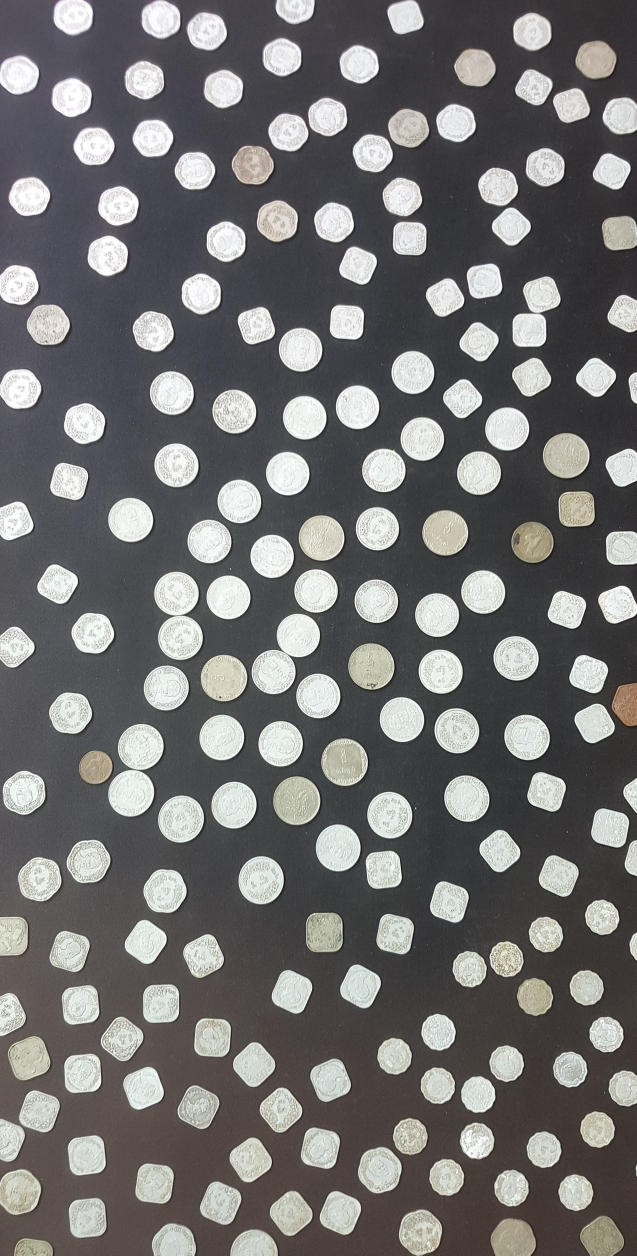
#> input picture 03_Computer_Vision/Python/01_edge_detect/images/crop_coins.jpg, 1910 x 3766 px (shown at 1/3 size)
$ python '04_edge_to _contour.py'
#> lines starting #> are read from the running program, lines starting #| are printed output that depends on the picture; after the words box and inside, x2 and y2 are one past the last pixel; in counts of white or black regions, pixels touching at a corner belong together
import cv2 as cv
import numpy as np
import matplotlib.pyplot as plt


def main():
    img = cv.imread('images/crop_coins.jpg')
#> img is the input picture: shape (3766, 1910, 3); mean B, G, R 112.5, 112.9, 113.7
    gray = cv.cvtColor(img,cv.COLOR_BGR2GRAY)
    gray = cv.resize(gray,None,fx=0.25,fy=0.25,interpolation=cv.INTER_LINEAR)
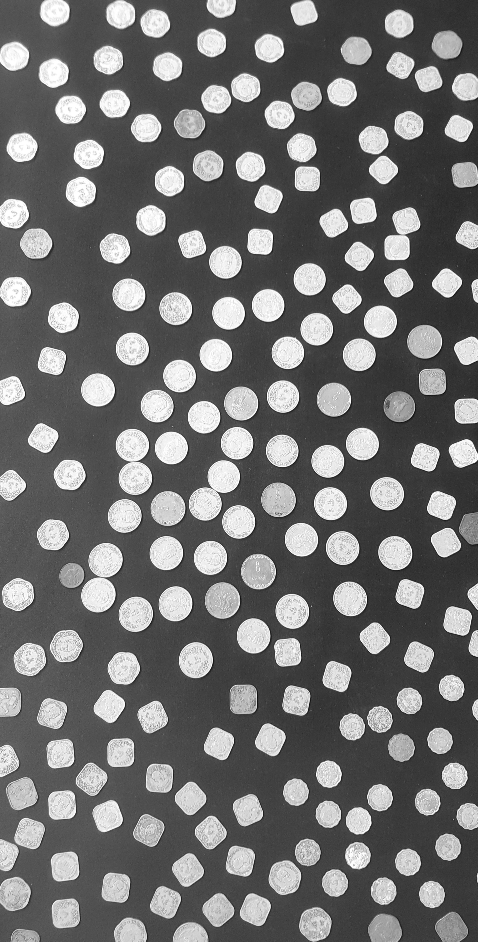
#> gray: shape (942, 478); min 10, max 255, mean 113.2
    img = cv.resize(img,None,fx=0.25,fy=0.25,interpolation=cv.INTER_LINEAR)
#> img: shape (942, 478, 3)

    blk_size= 101
    constant = 2

    th_img = cv.adaptiveThreshold(gray,255,cv.ADAPTIVE_THRESH_MEAN_C,cv.THRESH_BINARY,101,2)
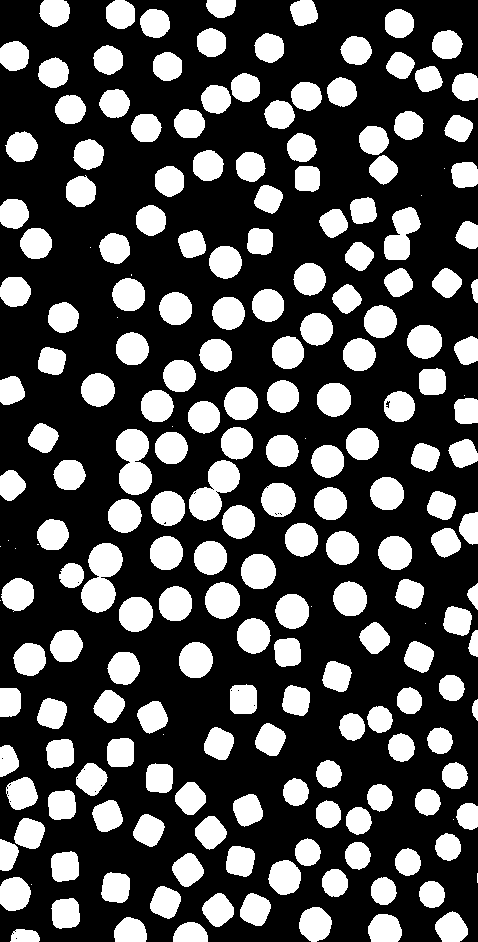
#> th_img: shape (942, 478); 30.7% white; 211 white regions (19 under 20 px), largest, box (x1, y1, x2, y2) and area: (81, 543, 123, 613) 1884, (116, 429, 152, 495) 1745, (189, 460, 240, 521) 1691

    smooth_img = cv.medianBlur(th_img,3)
#> smooth_img: shape (942, 478); 30.7% white; 193 white regions (1 under 20 px), largest, box (x1, y1, x2, y2) and area: (81, 543, 123, 613) 1889, (116, 429, 152, 495) 1750, (189, 460, 240, 521) 1696

    canny_img = cv.Canny(smooth_img,100,100,L2gradient=True)
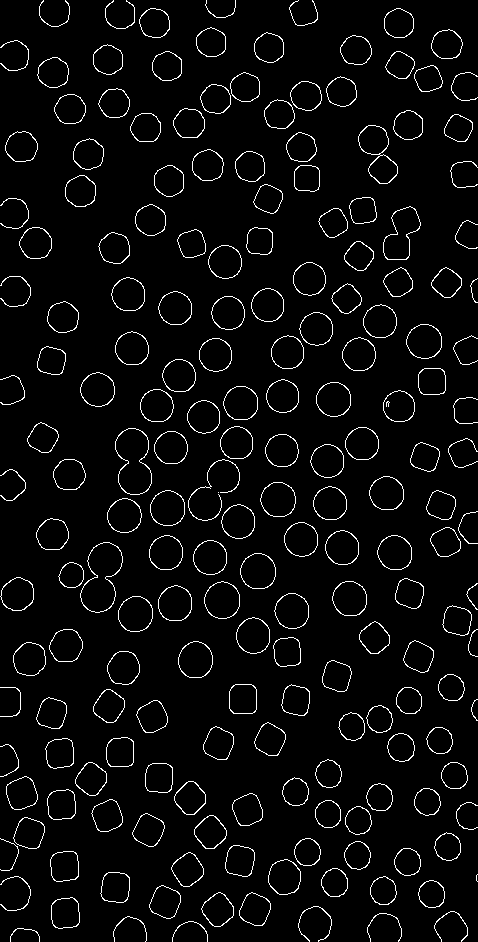
#> canny_img: shape (942, 478); 4.2% white in thin lines or dots

    cv.imshow("Canny_edge_detect",canny_img)

    counts, hireachy = cv.findContours(canny_img.copy(),cv.RETR_EXTERNAL,cv.CHAIN_APPROX_SIMPLE)
#> counts = 193 contours, 31 with area under 20; largest, box (x1, y1, x2, y2) and area: (80, 542, 123, 613) 1900, (115, 428, 152, 495) 1763, (358, 125, 398, 184) 1278, (383, 206, 421, 260) 1198, (204, 581, 240, 619) 1020; hireachy = 193 rows, first 6: [1, -1, -1, -1], [2, 0, -1, -1], [3, 1, -1, -1], [4, 2, -1, -1], [5, 3, -1, -1], [6, 4, -1, -1]

    print("Total Coins = {}".format( len(counts) ) )
#| Total Coins = 193
    contour = img.copy()
    cv.drawContours(contour, counts, -1, (0,0,255), 2)
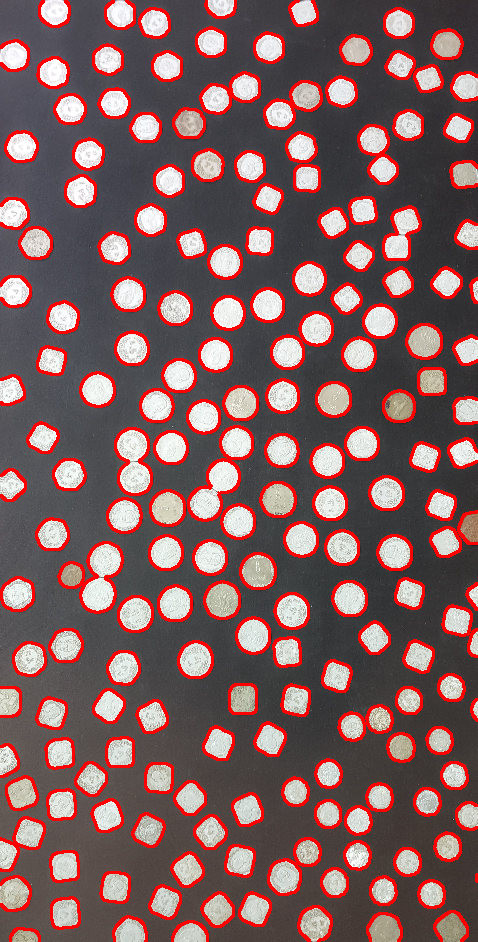
#> contour: shape (942, 478, 3); mean B, G, R 94.7, 94.8, 130.6
    cv.imshow("Coins", contour)
    k = cv.waitKey(0)
#> (key Esc is pressed here)
    if k == 27:
        cv.destroyAllWindows()
if __name__ == '__main__':
    main()

$ run again, with 03_Computer_Vision/Python/01_edge_detect/images/no_crop.jpg copied over 03_Computer_Vision/Python/01_edge_detect/images/crop_coins.jpg
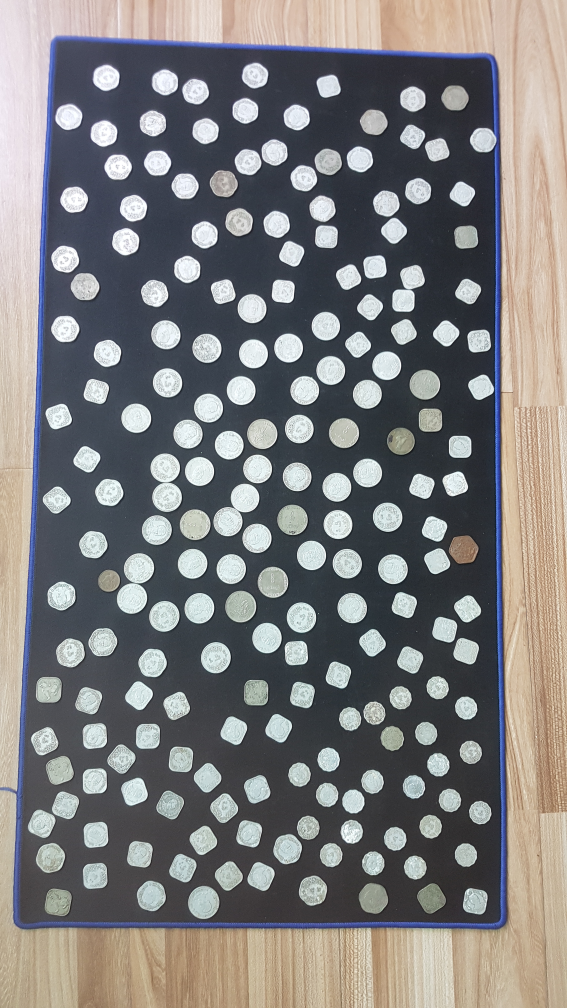
#> input picture 03_Computer_Vision/Python/01_edge_detect/images/no_crop.jpg, 2268 x 4032 px (shown at 1/4 size)
#> in main, img is the input picture: shape (4032, 2268, 3); mean B, G, R 125, 124.8, 125.9
#> img: shape (1008, 567, 3)
#> in main, `th_img = cv.adaptiveThreshold(gray,255,cv.ADAPTIVE_THRESH_MEAN_C,cv.TH..`:
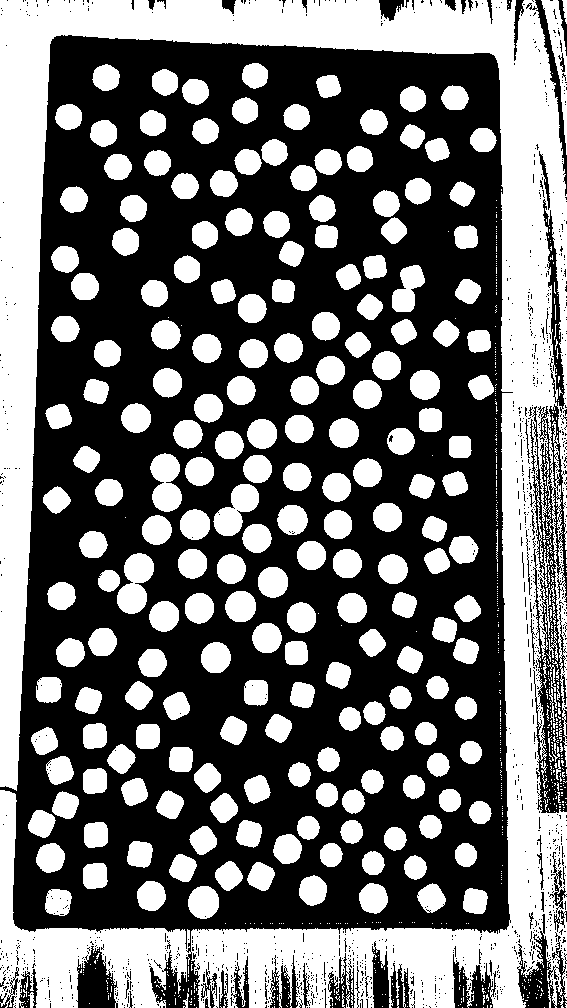
#> th_img: shape (1008, 567); 42.4% white; 829 white regions (608 under 20 px), largest, box (x1, y1, x2, y2) and area: (0, 0, 567, 1008) 125711, (117, 553, 154, 614) 1455, (150, 453, 182, 512) 1358
#> smooth_img: shape (1008, 567); 42.7% white; 358 white regions (138 under 20 px), largest, box (x1, y1, x2, y2) and area: (0, 0, 567, 1008) 127425, (117, 553, 154, 614) 1461, (150, 453, 182, 512) 1364
#> canny_img: shape (1008, 567); 5.2% white in thin lines or dots
#> counts = 697 contours, 482 with area under 20; largest, box (x1, y1, x2, y2) and area: (116, 552, 154, 614) 1471, (149, 453, 182, 512) 1370, (213, 483, 259, 536) 1322, (372, 189, 407, 244) 1042, (391, 264, 425, 312) 954; hireachy = 697 rows, first 6: [1, -1, -1, -1], [2, 0, -1, -1], [3, 1, -1, -1], [4, 2, -1, -1], [5, 3, -1, -1], [6, 4, -1, -1]
#| Total Coins = 697
#> in main, `cv.drawContours(contour, counts, -1, (0,0,255), 2)`:
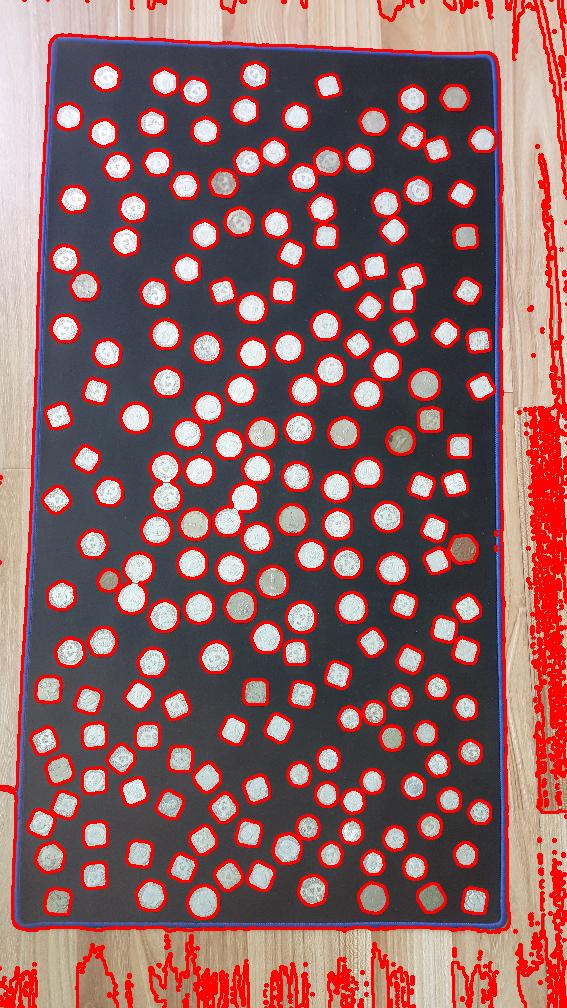
#> contour: shape (1008, 567, 3); mean B, G, R 102.3, 101.4, 144.3
